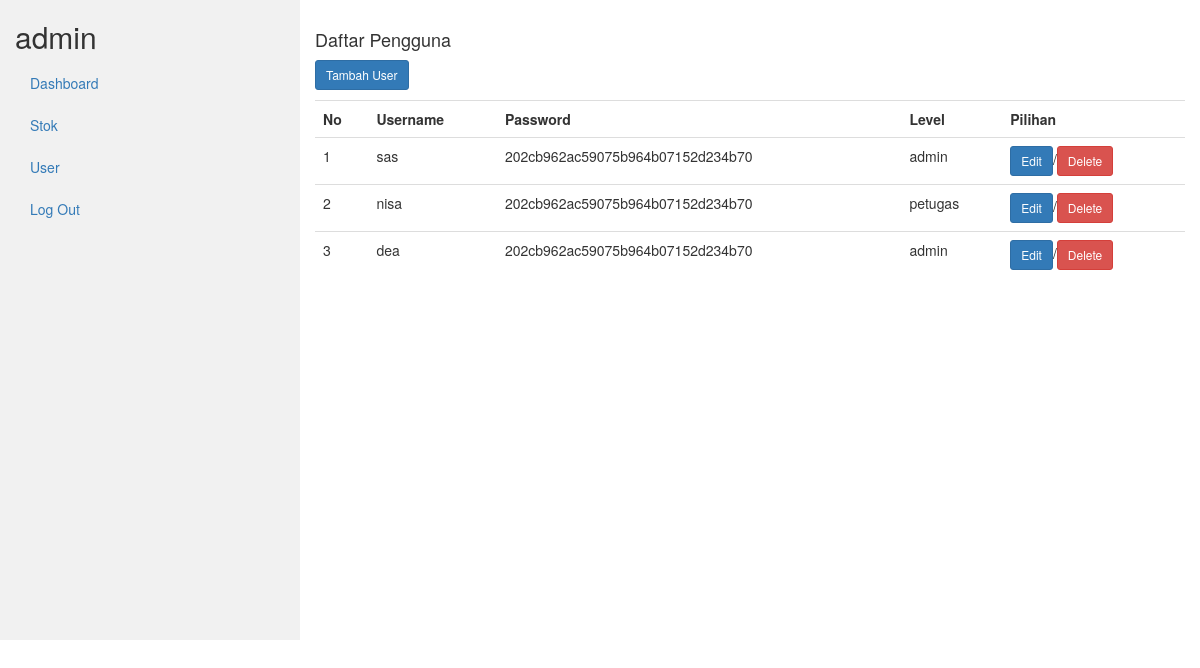
/petugas/index.php?page=user (signed in), run on the app's committed database.
### tables this page shows
CREATE TABLE `kasir_user` (
  `UserID` int(11) NOT NULL,
  `Nama_user` varchar(255) NOT NULL,
  `Password` varchar(255) NOT NULL,
  `level` enum('admin','petugas') NOT NULL
);

### petugas/user.php (the view, shortened to what this page needs)
<div class="row">
        <div class="col-lg-12 grid-margin stretch-card">
              <div class="card">
                <div class="card-body">
                <h4 class="card-title">Daftar Pengguna</h4>
                    <p class="card-description">
                        <?php if ($_SESSION['level'] == 'admin') { ?>
                            <a href="?page=tambah-user" class="btn btn-primary btn-icon-split btn-sm">Tambah User </a>
                            <?php } ?>
                    </p>
                    <div class="table-responsive">
                        <table class="table" id="dataTable" width="100%" cellspacing="0">
                                    <tr>
                                        <th>No</th>
                                        <th>Username</th>
                                        <th>Password</th>
                                        <th>Level</th>
                                        <?php if ($_SESSION['level'] == "admin") { ?>
                                        <th>Pilihan</th>
                                        <?php } ?>
                                    </tr>
                                <body>
                                <?php
                                    $no = 1;
                                    $sql = $koneksi->query("SELECT * FROM kasir_user");
                                    while ($data= $sql->fetch_assoc()) {
                                ?>
                                <tr>
                                    <td><?php echo $no++ ?></td>
                                    <td><?php echo $data['Nama_user']; ?></td>
                                    <td><?php echo $data['Password']; ?></td>
                                    <td><?php echo $data['level']; ?></td>
                                    <?php if ($_SESSION['level'] == "admin") { ?>
                                    <td><a type='button' href='?page=edit-user&UserID=<?= $data['UserID']; ?>' class='btn btn-sm btn-primary'>Edit</a>/<a type='button' href='?page=hapus-user&UserID=<?= $data['UserID']; ?>' class='btn btn-sm btn-danger'>Delete</a></td>
                                    <?php } ?>
                                </tr>
                                <?php } ?>
                        </table>
                    </div>
                </div>
            </div>
        </div>
    </div>

### data on the page
kasir_user: Nama_user "sas", Password "202cb962ac59075b964b07152d234b70", level "admin"
kasir_user: Nama_user "nisa", Password "202cb962ac59075b964b07152d234b70", level "petugas"
kasir_user: Nama_user "dea", Password "202cb962ac59075b964b07152d234b70", level "admin"

### other printed values
$_SESSION['level'] "admin"
